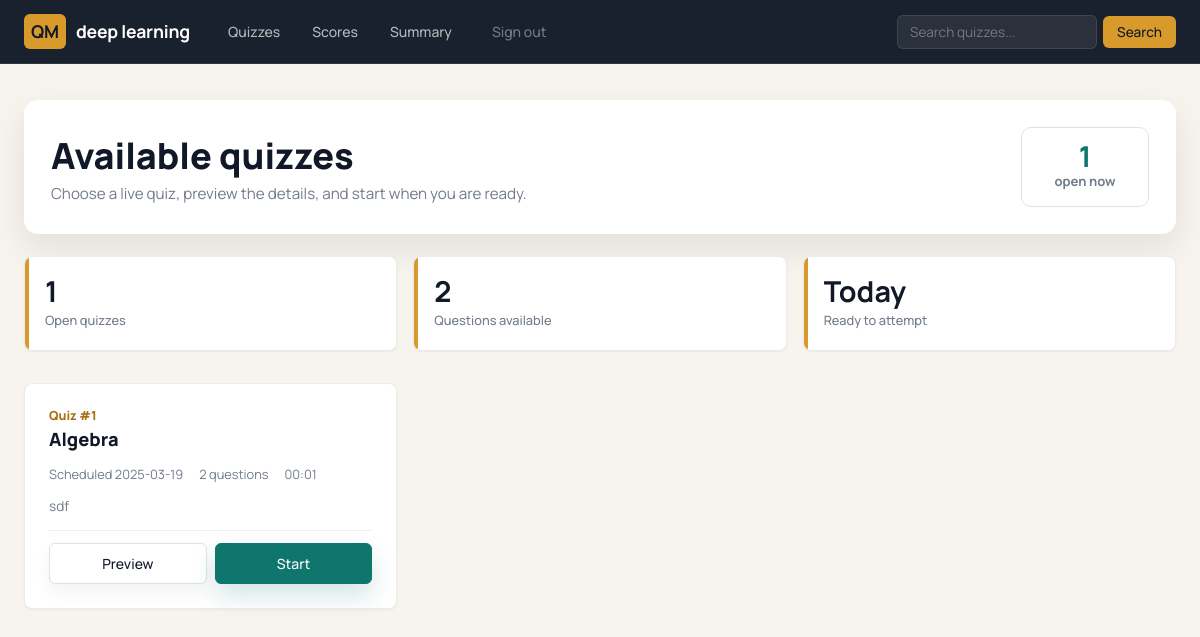
The app's page /user/deep learning (signed in), older data.
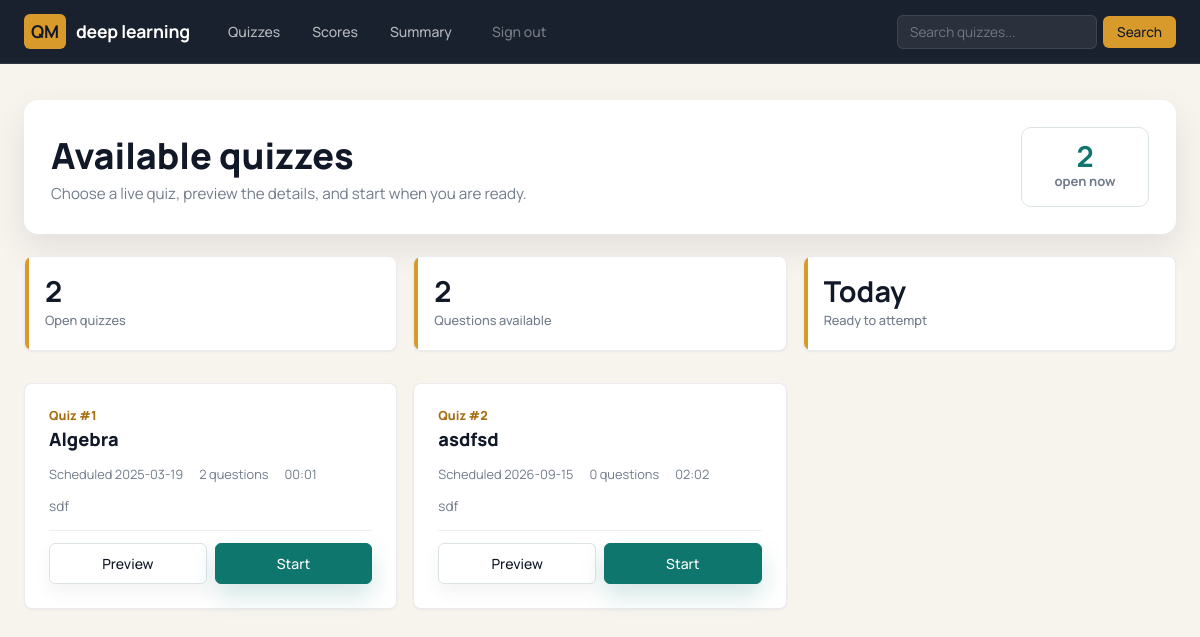
The same page, newer data.
### models/models.py (models this page shows)
class Quiz(db.Model):
    __tablename__ = 'quiz'
    id = db.Column(db.Integer, primary_key=True)
    chapter_id = db.Column(db.Integer, db.ForeignKey('chapter.id'), nullable=False)
    date_of_quiz = db.Column(db.Date)
    time_duration = db.Column(db.String)
    remarks = db.Column(db.Text)
    questions = db.relationship('Question', backref='quiz', lazy=True)

class Chapter(db.Model):
    __tablename__ = 'chapter'
    id = db.Column(db.Integer, primary_key=True)
    name = db.Column(db.String, nullable=False)
    description = db.Column(db.Text)
    subject_id = db.Column(db.Integer, db.ForeignKey('subject.id'), nullable=False)
    quizzes = db.relationship('Quiz', backref='chapter', lazy=True)

### controllers/controllers.py (the view)
@app.route("/user/<name>")
@login_required
def user_dashboard(name):
    today = date.today()
    quizs=get_quiz(today)
    return render_template("user_dashboard.html", name=name,quizs=quizs)

### controllers/controllers.py (called while the page is built)
def login_required(f):
    @wraps(f)
    def decorated_function(*args, **kwargs):
        if "user_id" not in session:
            return redirect(url_for("login"))
        return f(*args, **kwargs)
    return decorated_function

def get_quiz(today):
    quiz = Quiz.query.filter(Quiz.date_of_quiz<=today).all()
    return quiz

### templates/user_dashboard.html (shortened to what this page needs)
<!DOCTYPE html>
<html lang="en">
<head>
    <link rel="stylesheet" href="/static/css/main.css">
</head>
<body>
    {%include 'user_nav.html'%}
    <div class="qm-page">
        {% set total_questions = namespace(value=0) %}
        {% for quiz in quizs or [] %}
            {% set total_questions.value = total_questions.value + (quiz.questions | length) %}
        {% endfor %}
        <div class="qm-dashboard-hero">
            <div class="qm-header">
                <h1>Available quizzes</h1>
                <p class="qm-text-muted">Choose a live quiz, preview the details, and start when you are ready.</p>
            </div>
            <div class="qm-dashboard-pill">
                <span>{{quizs | length if quizs else 0}}</span>
                open now
            </div>
        </div>
        <div class="qm-stats qm-stats--premium">
            <div class="qm-stat">
                <div class="qm-stat__value">{{quizs | length if quizs else 0}}</div>
                <div class="qm-stat__label">Open quizzes</div>
            </div>
            <div class="qm-stat">
                <div class="qm-stat__value">{{total_questions.value}}</div>
                <div class="qm-stat__label">Questions available</div>
            </div>
            <div class="qm-stat">
                <div class="qm-stat__value">Today</div>
                <div class="qm-stat__label">Ready to attempt</div>
            </div>
        </div>
        {%if quizs%}
        <div class="qm-quiz-grid">
            {%for quiz in quizs%}
            {%if quiz.questions | length >= 0 %}
            <div class="qm-quiz-card">
                <div class="qm-quiz-card__title">
                    <span>Quiz #{{quiz.id}}</span>
                    {{quiz.chapter.name}}
                </div>
                <div class="qm-quiz-card__meta">
                    <span>Scheduled {{quiz.date_of_quiz}}</span>
                    <span>{{quiz.questions | length}} questions</span>
                    <span>{{quiz.time_duration}}</span>
                </div>
                {%if quiz.remarks%}
                <p class="qm-text-sm qm-text-muted" style="flex:1">{{quiz.remarks}}</p>
                {% endif %}
                <div class="qm-quiz-card__actions">
                    <a href="/user/view/quiz/{{quiz.id}}/{{name}}" class="qm-btn qm-btn--secondary" style="flex:1">Preview</a>
                    <a href="/user/start/quiz/{{quiz.id}}/{{name}}" class="qm-btn qm-btn--primary" style="flex:1">Start</a>
                </div>
            </div>
            {%endif%}
            {%endfor%}
        </div>
        {%else%}
        <div class="qm-empty">
            <h3>No quizzes available</h3>
            <p>New quizzes will appear here when they become available.</p>
            <a href="/user/{{name}}" class="qm-btn qm-btn--primary">Refresh</a>
        </div>
        {%endif%}
    </div>
</body>
</html>

Row changes from the older to the newer data that the page shows:
added Quiz: id "2", chapter.name "asdfsd", date_of_quiz "2026-09-15", questions|length "0", time_duration "02:02", remarks "sdf"
Text that changed along with them:
{{ quizs | length if quizs else 0 }}: "1" → "2"
